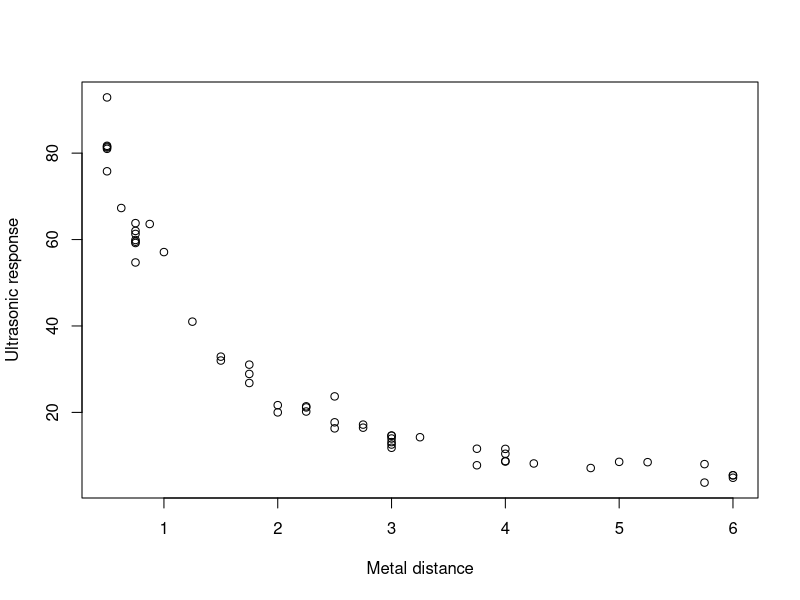
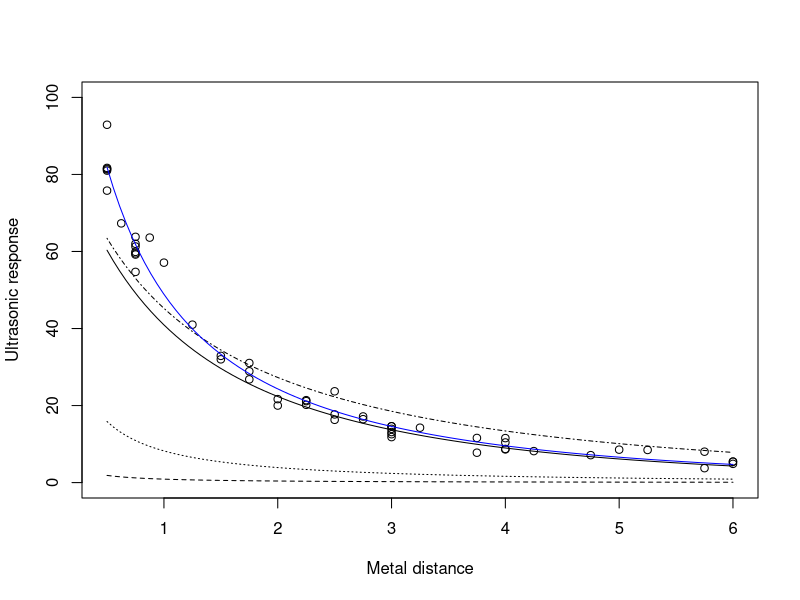
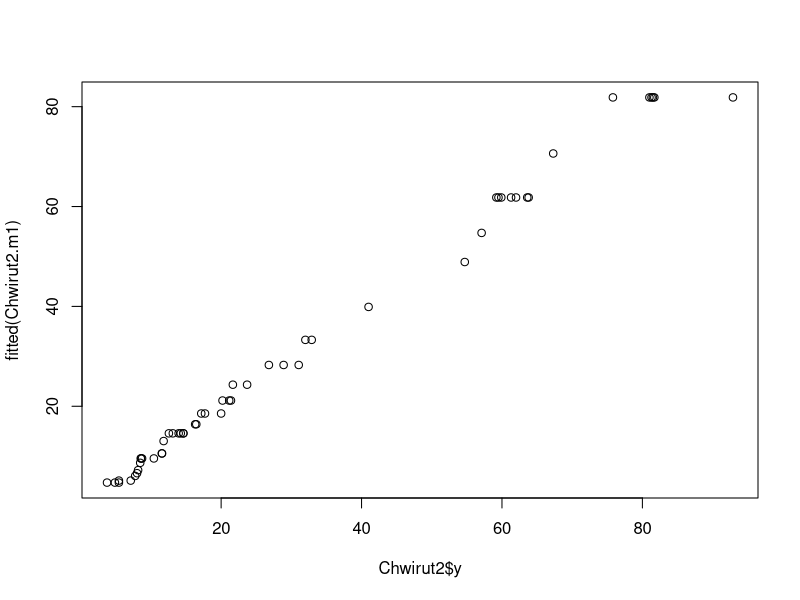

Write R code to recreate these figures, in order.
Chwirut2=read.table("Chwirut2.dat",skip=1,header=T)
attach(Chwirut2)                       

plot(y ~ x, data = Chwirut2, xlab = "Metal distance", ylab = "Ultrasonic response")

# model f(x,b1,b2,b3)=exp(-b1*x)/(b2+b3*x)
#For x = 0, the model gives the value 1/b2, and thus b2 can be taken to be the reciprocal
# of the response value closest to the y axis, which is roughly  1/100 = 0.01.
#
expFct <- function(x, beta1, beta2, beta3) {  
		exp(-beta1 * x)/(beta2 + beta3 * x)
}

plot(y ~ x, data = Chwirut2, xlab = "Metal distance",
	ylab = "Ultrasonic response", ylim = c(0, 100))                                  
curve(expFct(x, beta1 = 0.1, beta2 = 0.01, beta3 =   1), add = TRUE, lty = 2)
curve(expFct(x, beta1 = 0.1, beta2 = 0.01, beta3 = 0.1), add = TRUE, lty = 3)
curve(expFct(x, beta1 = 0.1, beta2 = 0.01, beta3 = 0.01), add = TRUE, lty = 4)
curve(expFct(x, beta1 = 0.2, beta2 = 0.01, beta3 = 0.01), add = TRUE, lty = 1)
                        
# Estimation 

Chwirut2.m1 <- nls(y ~ expFct(x, beta1, beta2, beta3), data = Chwirut2,                             
		start = list(beta1 = 0.2, beta2 = 0.01, beta3 = 0.01)) 
		
summary(Chwirut2.m1)     
beta1=coef(Chwirut2.m1)[1]
beta2=coef(Chwirut2.m1)[2]
beta3=coef(Chwirut2.m1)[3]

#plot(y ~ x, data = Chwirut2, xlab = "Metal distance",
#	ylab = "Ultrasonic response", ylim = c(0, 100))                                  
curve(expFct(x, beta1 = beta1, beta2 =beta2, beta3 = beta3), add = TRUE,col="blue")

# The result of seq(0.1, 1, by=0.1) is a vector of length 10 (the numbers from 0.1 to 1 in steps of 0.1  
xxx <- with(Chwirut2, seq(min(x), max(x), length.out = 54))
predict(Chwirut2.m1, data.frame(x = xxx)) 

cor(Chwirut2$y,fitted(Chwirut2.m1))   
coef(Chwirut2.m1)
qqplot(Chwirut2$y,fitted(Chwirut2.m1))